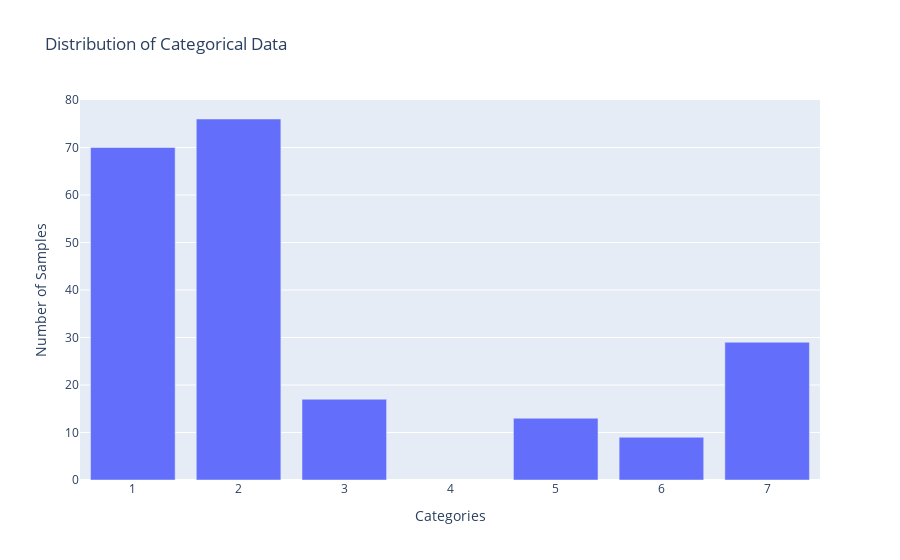

Source (notebook cell):
### Markdown cell above
Look at categorical data distribution

### Code cell
categorical_columns = ['Type']

# Create a bar plot for each categorical column
fig = go.Figure()
for column in categorical_columns:
    counts = df[column].value_counts()
    fig.add_trace(go.Bar(x=counts.index, y=counts.values, name=column))

fig.update_layout(
    title="Distribution of Categorical Data",
    xaxis_title="Categories",
    yaxis_title="Number of Samples"
)

fig.show()

### Figure 1 — Plotly figure (JSON) as saved in the notebook; plotly's stock layout.template omitted (floating-point values rounded to 4 significant figures)
{"data": [{"name": "Type", "type": "bar", "x": [2, 1, 7, 3, 5, 6], "y": [76, 70, 29, 17, 13, 9]}], "layout": {"autosize": true, "title": {"text": "Distribution of Categorical Data"}, "xaxis": {"autorange": true, "range": [0.5, 7.5], "title": {"text": "Categories"}, "type": "linear"}, "yaxis": {"autorange": true, "range": [0, 80], "title": {"text": "Number of Samples"}, "type": "linear"}}}
